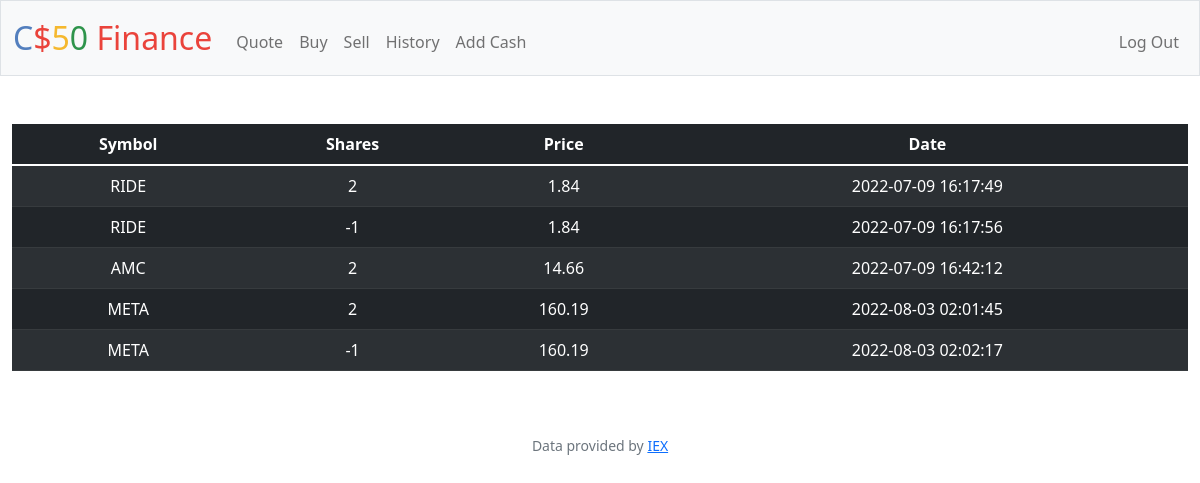
The app's page /history (signed in) with its own data.
### tables this page shows
CREATE TABLE 'transactions' ('id' INTEGER PRIMARY KEY AUTOINCREMENT NOT NULL, 'user_id' INTEGER, 'symbol' TEXT,'shares' INTEGER,'price' REAL, 'date' DATETIME);

### app.py (the view)
@app.route("/history")
@login_required
def history():
    user_id = session["user_id"]
    transaction_db = db.execute("SELECT * FROM transactions WHERE user_id = :id ", id=user_id)
    return render_template("history.html", transactions = transaction_db)

### app.py (called while the page is built)
@app.after_request
def after_request(response):
    response.headers["Cache-Control"] = "no-cache, no-store, must-revalidate"
    response.headers["Expires"] = 0
    response.headers["Pragma"] = "no-cache"
    return response

### helpers.py (called while the page is built)
def login_required(f):
    @wraps(f)
    def decorated_function(*args, **kwargs):
        if session.get("user_id") is None:
            return redirect("/login")
        return f(*args, **kwargs)
    return decorated_function

### templates/history.html (shortened to what this page needs)
{% extends "layout.html" %}
{% block main %}
<table class="table table-dark table-striped">
    <thead>
        <tr>
            <th scope="col">Symbol</th>
            <th scope="col">Shares</th>
            <th scope="col">Price</th>
            <th scope="col">Date</th>
        </tr>
    </thead>
    <tbody>
        {% for row in transactions %}
        <tr>
            <td>{{ row["symbol"] }}</td>
            <td>{{ row["shares"] }}</td>
            <td>{{ row["price"] }}</td>
            <td>{{ row["date"]  }}</td>
        </tr>
        {% endfor %}
    </tbody>
</table>
{% endblock %}

### templates/layout.html (shortened to what this page needs)
<!DOCTYPE html>
<html lang="en">
    <head>
        <link href="https://cdn.jsdelivr.net/npm/bootstrap@5.1.3/dist/css/bootstrap.min.css" rel="stylesheet">
        <link href="https://cdn.jsdelivr.net/npm/bootstrap@5.1.3/dist/css/bootstrap.min.css" rel="stylesheet">
        <link href="/static/styles.css" rel="stylesheet">
    </head>
    <body>
        <nav class="bg-light border navbar navbar-expand-md navbar-light">
            <div class="container-fluid">
                <a class="navbar-brand" href="/"><span class="blue">C</span><span class="red">$</span><span class="yellow">5</span><span class="green">0</span> <span class="red">Finance</span></a>
                <div class="collapse navbar-collapse" id="navbar">
                    {% if session["user_id"] %}
                        <ul class="navbar-nav me-auto mt-2">
                            <li class="nav-item"><a class="nav-link" href="/quote">Quote</a></li>
                            <li class="nav-item"><a class="nav-link" href="/buy">Buy</a></li>
                            <li class="nav-item"><a class="nav-link" href="/sell">Sell</a></li>
                            <li class="nav-item"><a class="nav-link" href="/history">History</a></li>
                            <li class="nav-item"><a class="nav-link" href="/add_cash">Add Cash</a></li>
                        </ul>
                        <ul class="navbar-nav ms-auto mt-2">
                            <li class="nav-item"><a class="nav-link" href="/logout">Log Out</a></li>
                        </ul>
                    {% else %}
                        <ul class="navbar-nav ms-auto mt-2">
                            <li class="nav-item"><a class="nav-link" href="/register">Register</a></li>
                            <li class="nav-item"><a class="nav-link" href="/login">Log In</a></li>
                        </ul>
                    {% endif %}
                </div>
            </div>
        </nav>
        <main class="container-fluid py-5 text-center">
            {% block main %}{% endblock %}
        </main>
        <footer class="mb-5 small text-center text-muted">
            Data provided by <a href="https://iexcloud.io/">IEX</a>
        </footer>
    </body>
</html>

### static/styles.css (style rules this page uses)
nav .navbar-brand { font-size: xx-large; }
nav .navbar-brand .blue { color: #537fbe; }
nav .navbar-brand .red { color: #ea433b; }
nav .navbar-brand .yellow { color: #f5b82e; }
nav .navbar-brand .green { color: #2e944b; }

### records on screen
transactions: symbol "RIDE", shares "2", price "1.84", date "2022-07-09 16:17:49"
transactions: symbol "RIDE", shares "-1", price "1.84", date "2022-07-09 16:17:56"
transactions: symbol "AMC", shares "2", price "14.66", date "2022-07-09 16:42:12"
transactions: symbol "META", shares "2", price "160.19", date "2022-08-03 02:01:45"
transactions: symbol "META", shares "-1", price "160.19", date "2022-08-03 02:02:17"
